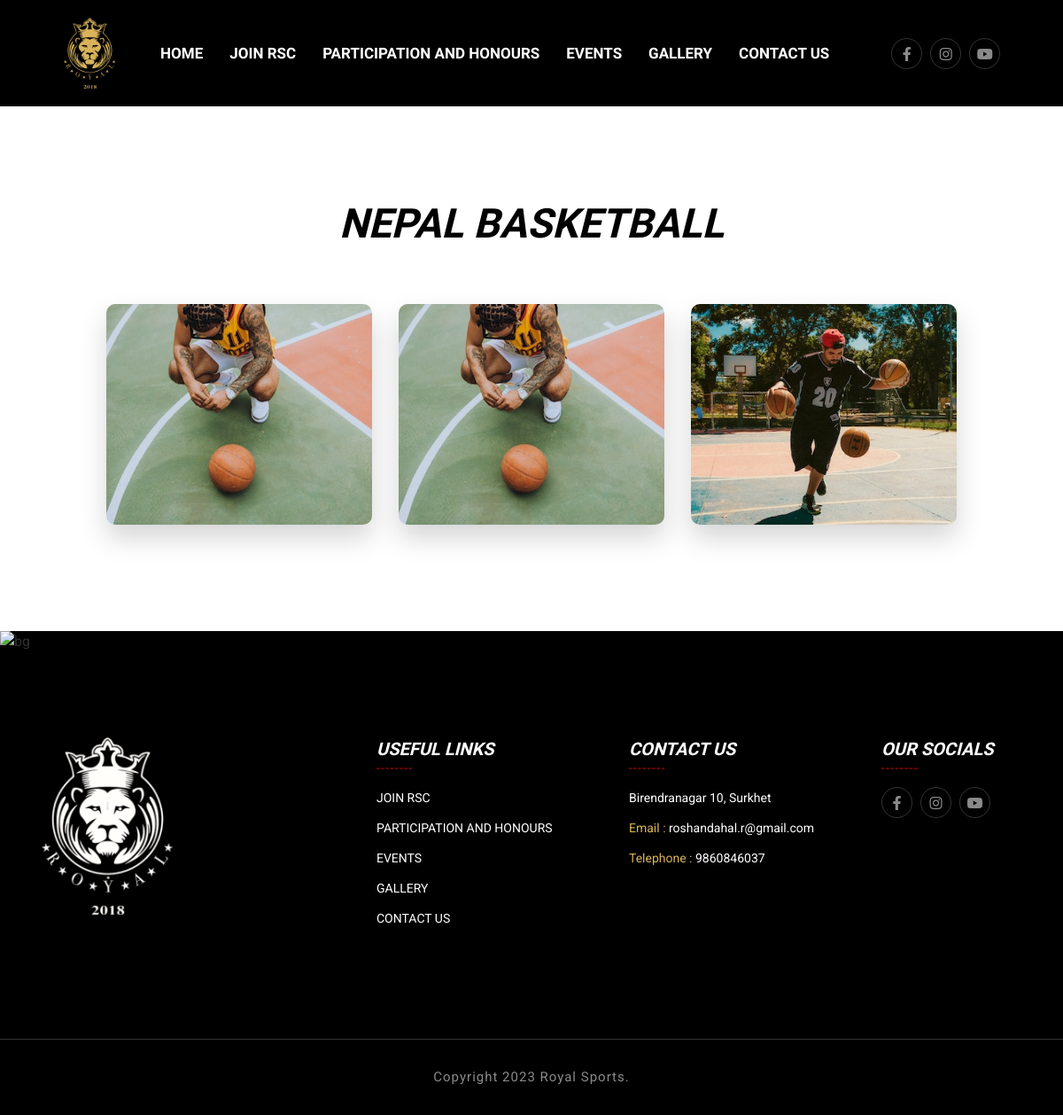
The app's page /gallery_details/2, older data.
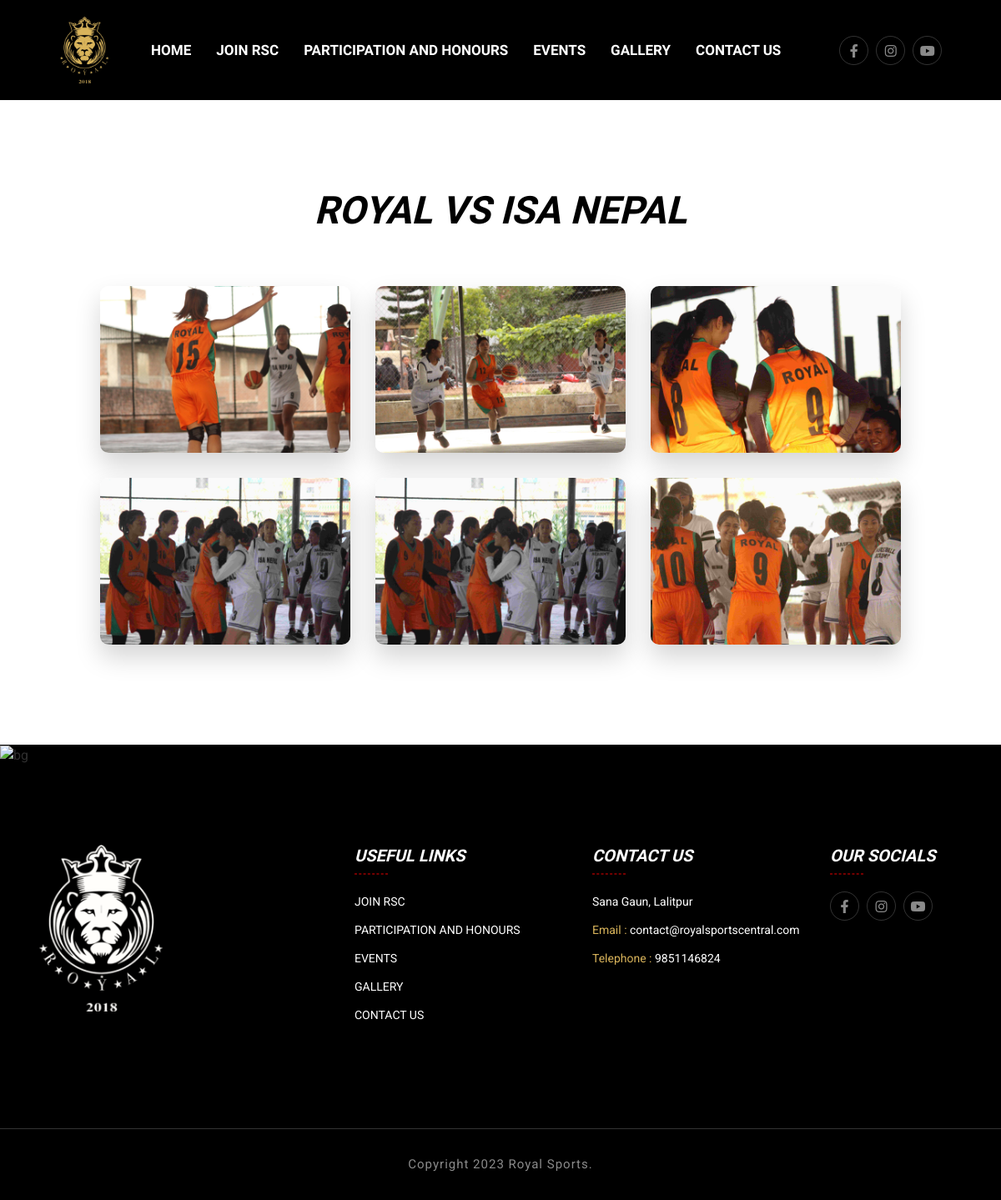
The same page, newer data.
### features/models.py (models this page shows, shortened)
class CompanySetup(models.Model):
    data_set = models.CharField(max_length=200)
    color_logo = models.ImageField(upload_to="logos",verbose_name="Color Logo (172*43)")
    white_logo = models.ImageField(upload_to="logos",verbose_name="White Logo (172*43)")
    company_name = models.CharField(max_length=255)
    location = models.CharField(max_length=200)
    contact = models.CharField(max_length=200)
    opening_hours = models.CharField(max_length=200)
    email = models.CharField(max_length=200)
    facebook_url = models.URLField(null=True,blank=True)
    instagram_url = models.URLField(null=True,blank=True)
    youtube_url = models.URLField(null=True,blank=True)
    created = models.DateField(auto_now_add=True)
    class Meta:
        verbose_name_plural = "01. Company Setup"

class Gallery(models.Model):
    title = models.CharField(max_length=100)
    class Meta:
        verbose_name_plural = "10. Gallery"

class GalleryImage(models.Model):
    gallery = models.ForeignKey(Gallery, on_delete=models.CASCADE)
    image = models.ImageField(upload_to='gallery_images/',verbose_name="Heading Image (370*307)")

### features/views.py (the view)
# urls.py: path("gallery_details/<int:id>", views.gallery_details, name="gallery_details"),
def gallery_details(request,id):
    gallery = Gallery.objects.get(id=id)
    context = {
        'gallery':gallery
    }
    return render(request,'gallery_details.html',context)

### features/context_processor.py (called while the page is built)
def custom_data(request):
    if CompanySetup.objects.all().exists():
        setup = CompanySetup.objects.all().order_by('-created')
        data = setup[0]
        return {'data': data}
    else:
        data=None
        return {'data': data}

### templates/gallery_details.html
{% load static %}{% include "header.html" %}
<section class="training-section training-section--style ptb-120">
    <div class="" style="margin-left: 10%; margin-right: 10%;">
        <div class="row justify-content-center">
            <div class="col-xl-6 col-lg-6 text-center">
                <div class="section-header aos-init aos-animate" data-aos="fade-up" data-aos-duration="1200">
                    <h2 class="section-title">{{gallery.title}}</h2>
                </div>
            </div>
        </div>
        <div class="row justify-content-center mb-30-none">
            {% for image in gallery.galleryimage_set.all %}
            <div class="col-xl-4 col-lg-4 col-md-4 col-sm-4 mb-30">
                <div class="training-item aos-init aos-animate" data-aos="zoom-in" data-aos-duration="1200">
                    <div class="training-thumb">
                        <img src="{{ image.image.url }}" alt="training">
                    </div>
                </div>
            </div>
            {% endfor %}
        </div>
    </div>
</section>
{% include "footer.html" %}

### templates/header.html (shortened to what this page needs)
{% load static %} {% include "nav_links.html" %}
<body>
    <header class="header-section header-section-two header-section-three">
        <div class="header">
            <div class="header-bottom-area">
                <div class="container-fluid">
                    <div class="header-menu-content">
                        <nav class="navbar navbar-expand-xl p-0">
                            <a class="site-logo site-title" href="{% url 'home' %}"><img src="{{data.color_logo.url}}" style="height: 80px;" alt="site-logo"></a>
                            <div class="collapse navbar-collapse" id="navbarSupportedContent">
                                <ul class="navbar-nav main-menu">
                                    <li><a href="{% url 'home' %}">HOME</a></li>
                                    <li><a href="{% url 'join_rsc' %}">JOIN RSC</a></li>
                                    <li><a href="{% url 'participation' %}">PARTICIPATION AND HONOURS</a></li>
                                    <li><a href="{% url 'events' %}">EVENTS</a></li>
                                    <li><a href="{% url 'gallery' %}">GALLERY</a></li>
                                    <li><a href="{% url 'contact' %}">CONTACT US</a></li>
                                </ul>
                                <div class="header-right" style="margin-left: 50px;">
                                    <div class="header-action-area">
                                        <ul class="footer-social">
                                            <li><a href="{{data.facebook_url}}"><i class="fab fa-facebook-f"></i></a></li>
                                            <li><a href="{{data.instagram_url}}"><i class="fab fa-instagram"></i></a></li>
                                            <li><a href="{{data.youtube_url}}"><i class="fab fa-youtube"></i></a></li>
                                        </ul>
                                    </div>
                                </div>
                            </div>
                        </nav>
                    </div>
                </div>
            </div>
        </div>
    </header>

### templates/nav_links.html (shortened to what this page needs)
{% load static %}
<!DOCTYPE html>
<html lang="en">
<head>
    <link rel="stylesheet" href="{% static 'assets/css/fontawesome-all.min.css' %}">
    <link rel="stylesheet" href="{% static 'assets/css/bootstrap.min.css' %}">
    <link rel="stylesheet" href="{% static 'assets/css/swiper.min.css' %}">
    <link rel="stylesheet" href="{% static 'assets/css/lightcase.css' %}">
    <link rel="stylesheet" href="{% static 'assets/css/odometer.css' %}">
    <link rel="stylesheet" href="{% static 'assets/css/icomoon.css' %}">
    <link rel="stylesheet" href="{% static 'assets/css/line-awesome.min.css' %}">
    <link rel="stylesheet" href="{% static 'assets/css/animate.css' %}">
    <link rel="stylesheet" href="{% static 'assets/css/aos.css' %}">
    <link rel="stylesheet" href="{% static 'assets/css/nice-select.css' %}">
    <link rel="stylesheet" href="{% static 'assets/css/flipclock.css' %}">
    <link rel="stylesheet" href="{% static 'assets/css/style.css' %}">
</head>

### templates/footer.html (shortened to what this page needs)
{% load static %}
    <footer class="footer-section footer-section-two pt-120">
        <div class="footer-bg">
            <img src="{% static 'assets/images/bg/bg-4.png' %}" alt="bg">
        </div>
        <div class="container">
            <div class="row mb-30-none">
                <div class="col-xl-4 col-lg-4 col-md-6 mb-30">
                    <div class="footer-widget">
                        <div class="footer-logo">
                            <a class="site-logo site-title" href="index.html"><img src="{{data.white_logo.url}}" alt="site-logo" style="height: 200px;"></a>
                        </div>
                    </div>
                </div>
                <div class="col-xl-3 col-lg-3 col-md-6 mb-30">
                    <div class="footer-widget">
                        <h4 class="title">Useful Links</h4>
                        <ul class="footer-list">
                            <li><a href="{% url 'join_rsc' %}">JOIN RSC</a></li>
                            <li><a href="{% url 'home' %}">PARTICIPATION AND HONOURS</a></li>
                            <li><a href="{% url 'home' %}">EVENTS</a></li>
                            <li><a href="{% url 'home' %}">GALLERY</a></li>
                            <li><a href="{% url 'contact' %}">CONTACT US</a></li>
                        </ul>
                    </div>
                </div>
                <div class="col-xl-3 col-lg-3 col-md-6 mb-30">
                    <div class="footer-widget">
                        <h4 class="title">Contact us</h4>
                        <ul class="footer-list">
                            <li>{{data.location}}</li>
                            <li><span>Email :</span> {{data.email}}</li>
                            <li><span>Telephone :</span> {{data.contact}}</li>
                        </ul>
                    </div>
                </div>
                <div class="col-xl-2 col-lg-2 col-md-6 mb-30">
                    <div class="footer-widget">
                        <h4 class="title">Our Socials</h4>
                        <ul class="footer-social">
                            <li><a href="{{data.facebook_url}}"><i class="fab fa-facebook-f"></i></a></li>
                            <li><a href="{{data.instagram_url}}"><i class="fab fa-instagram"></i></a></li>
                            <li><a href="{{data.youtube_url}}"><i class="fab fa-youtube"></i></a></li>
                        </ul>
                    </div>
                </div>
            </div>
        </div>
        <div class="copyright-wrapper">
            <div class="row justify-content-center">
                <div class="col-xl-12 text-center">
                    <div class="copyright-area">
                        <p>Copyright 2023 Royal Sports.</p>
                    </div>
                </div>
            </div>
        </div>
    </footer>
    </body>
    </html>

Row changes from the older to the newer data that the page shows:
changed CompanySetup: location "Birendranagar 10, Surkhet" → "Sana Gaun, Lalitpur"; email "roshandahal.r@gmail.com" → "contact@royalsportscentral.com"; contact "9860846037" → "9851146824"
changed Gallery: title "NEPAL BASKETBALL" → "ROYAL VS ISA NEPAL"
changed GalleryImage (number 1 of 6 on the later page): image: a different picture
changed GalleryImage (number 2 of 6 on the later page): image: a different picture
changed GalleryImage (number 3 of 6 on the later page): image: a different picture
added GalleryImage: image (picture)
added GalleryImage: image (picture)
added GalleryImage: image (picture)
